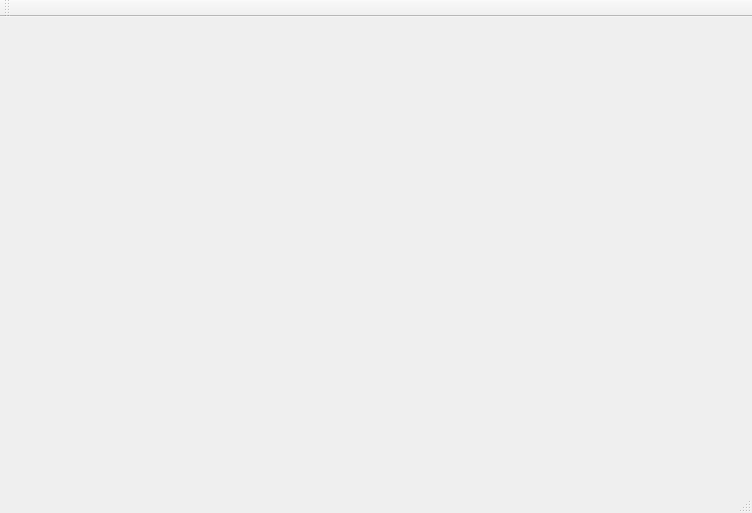
<?xml version="1.0" encoding="UTF-8"?>
<ui version="4.0">
 <class>MainWindow</class>
 <widget class="QMainWindow" name="MainWindow">
  <property name="geometry">
   <rect>
    <x>0</x>
    <y>0</y>
    <width>752</width>
    <height>513</height>
   </rect>
  </property>
  <property name="windowTitle">
   <string>MainWindow</string>
  </property>
  <widget class="QWidget" name="centralWidget"/>
  <widget class="QMenuBar" name="menuBar">
   <property name="geometry">
    <rect>
     <x>0</x>
     <y>0</y>
     <width>752</width>
     <height>22</height>
    </rect>
   </property>
  </widget>
  <widget class="QToolBar" name="mainToolBar">
   <attribute name="toolBarArea">
    <enum>TopToolBarArea</enum>
   </attribute>
   <attribute name="toolBarBreak">
    <bool>false</bool>
   </attribute>
  </widget>
  <widget class="QStatusBar" name="statusBar"/>
 </widget>
 <layoutdefault spacing="6" margin="11"/>
 <resources/>
 <connections/>
</ui>
